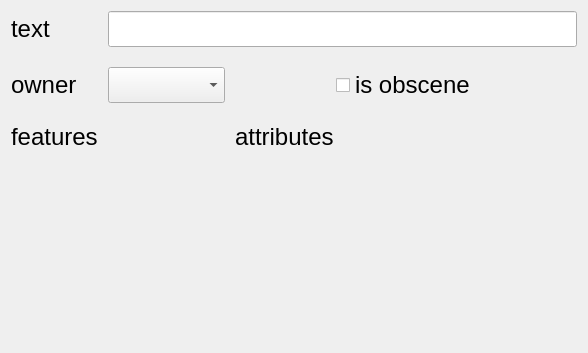
<?xml version="1.0" encoding="UTF-8"?>
<ui version="4.0">
 <class>QuoteInput</class>
 <widget class="QWidget" name="QuoteInput">
  <property name="geometry">
   <rect>
    <x>0</x>
    <y>0</y>
    <width>588</width>
    <height>353</height>
   </rect>
  </property>
  <property name="font">
   <font>
    <pointsize>18</pointsize>
   </font>
  </property>
  <property name="windowTitle">
   <string>Form</string>
  </property>
  <layout class="QGridLayout" name="gridLayout" columnstretch="1,2,1,4">
   <property name="horizontalSpacing">
    <number>10</number>
   </property>
   <property name="verticalSpacing">
    <number>20</number>
   </property>
   <item row="0" column="0">
    <widget class="QLabel" name="label_3">
     <property name="font">
      <font>
       <pointsize>18</pointsize>
      </font>
     </property>
     <property name="text">
      <string>text</string>
     </property>
    </widget>
   </item>
   <item row="0" column="1" colspan="3">
    <widget class="QLineEdit" name="quoteLE">
     <property name="font">
      <font>
       <pointsize>18</pointsize>
      </font>
     </property>
    </widget>
   </item>
   <item row="1" column="0">
    <widget class="QLabel" name="label_4">
     <property name="font">
      <font>
       <pointsize>18</pointsize>
      </font>
     </property>
     <property name="text">
      <string>owner</string>
     </property>
    </widget>
   </item>
   <item row="1" column="1">
    <widget class="QComboBox" name="ownerCB">
     <property name="maximumSize">
      <size>
       <width>250</width>
       <height>16777215</height>
      </size>
     </property>
     <property name="font">
      <font>
       <pointsize>18</pointsize>
      </font>
     </property>
    </widget>
   </item>
   <item row="1" column="2" colspan="2" alignment="Qt::AlignHCenter">
    <widget class="QCheckBox" name="obscenceCheck">
     <property name="font">
      <font>
       <pointsize>18</pointsize>
      </font>
     </property>
     <property name="text">
      <string>is obscene</string>
     </property>
     <property name="tristate">
      <bool>false</bool>
     </property>
    </widget>
   </item>
   <item row="2" column="0" alignment="Qt::AlignTop">
    <widget class="QLabel" name="label">
     <property name="font">
      <font>
       <pointsize>18</pointsize>
      </font>
     </property>
     <property name="text">
      <string>features</string>
     </property>
    </widget>
   </item>
   <item row="2" column="1">
    <layout class="QVBoxLayout" name="featuresLayout"/>
   </item>
   <item row="2" column="2" alignment="Qt::AlignTop">
    <widget class="QLabel" name="label_2">
     <property name="font">
      <font>
       <pointsize>18</pointsize>
      </font>
     </property>
     <property name="text">
      <string>attributes</string>
     </property>
    </widget>
   </item>
   <item row="2" column="3">
    <layout class="QVBoxLayout" name="attrLayout" stretch=""/>
   </item>
  </layout>
 </widget>
 <resources/>
 <connections/>
</ui>
